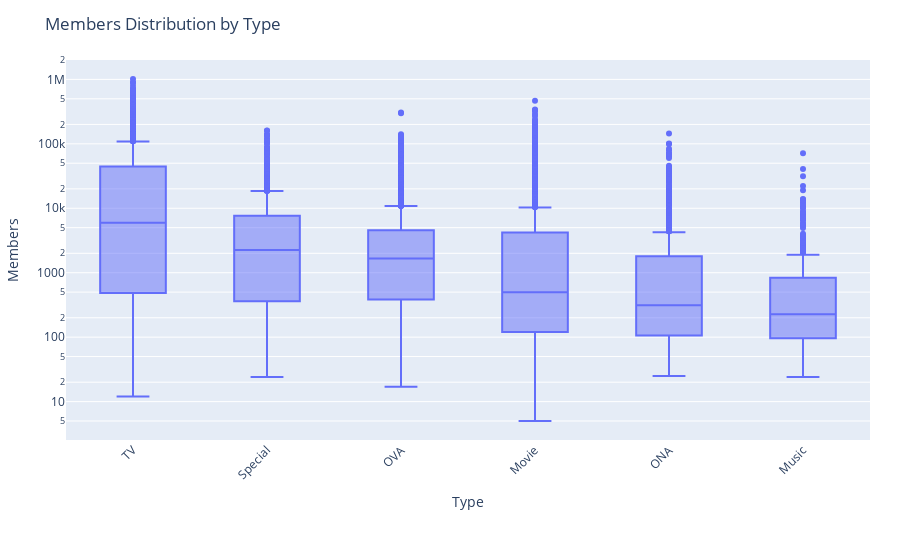

The code cell stored with this chart in its notebook:
### Code cell
df_members = anime[['type', 'members']].dropna().copy()
df_members = df_members[df_members['members'] > 0]

type_order = (df_members.groupby('type')['members']
              .median()
              .sort_values(ascending=False)
              .index
              .tolist())

fig = px.box(
    df_members,
    x='type',
    y='members',
    points='outliers',
    category_orders={'type': type_order},
    title='Members Distribution by Type',
    labels={'type': 'Type', 'members': 'Members'}
)

fig.update_yaxes(type='log')
fig.update_layout(xaxis_tickangle=-45, margin=dict(l=60, r=30, b=120, t=60))
fig.show()

### Figure 1 — Plotly figure (JSON) as saved in the notebook; plotly's stock layout.template omitted (floating-point values rounded to 4 significant figures; data arrays with more than 128 entries replaced by an {"elided": "..."} marker saying what was removed)
{"data": [{"alignmentgroup": "True", "boxpoints": "outliers", "hovertemplate": "Type=%{x}<br>Members=%{y}<extra></extra>", "legendgroup": "", "marker": {"color": "#636efa"}, "name": "", "notched": false, "offsetgroup": "", "orientation": "v", "showlegend": false, "type": "box", "x": {"elided": "12269 str values"}, "x0": " ", "xaxis": "x", "y": {"elided": "12269 int values"}, "y0": " ", "yaxis": "y"}], "layout": {"boxmode": "group", "legend": {"tracegroupgap": 0}, "margin": {"b": 120, "l": 60, "r": 30, "t": 60}, "title": {"text": "Members Distribution by Type"}, "xaxis": {"anchor": "y", "categoryarray": ["TV", "Special", "OVA", "Movie", "ONA", "Music"], "categoryorder": "array", "domain": [0, 1], "tickangle": -45, "title": {"text": "Type"}}, "yaxis": {"anchor": "x", "domain": [0, 1], "title": {"text": "Members"}, "type": "log"}}}
